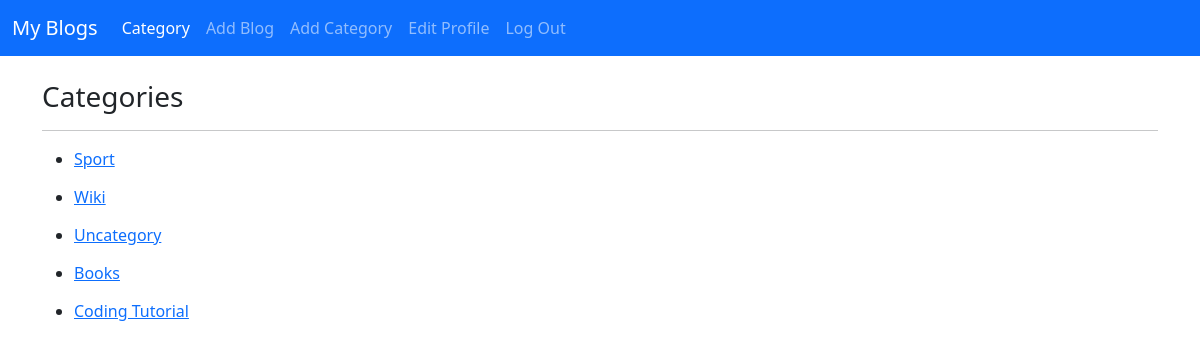
Page /category/ (signed in) on the committed database.
### user/models.py (models this page shows, shortened)
class Category(models.Model):
    name=models.CharField(max_length=255)
    def __str__(self):
        return self.name

### user/views.py (the view)
# urls.py: path('category/',CategoryListView.as_view(),name='categoryList'),
class CategoryListView(ListView):
    model = Category
    template_name='categorylist.html'

### user/templates/categorylist.html (shortened to what this page needs)
{% extends 'base.html'%}
{% block content%}
<!DOCTYPE html>
<html>
<head>
</head>
<body>
	<h3>Categories</h3>
	<hr>
{% for i in object_list %}
<ul>
	<li>
		<h6>
		 <a href="{% url 'category' i%}">
			{{i}}
		</a>
	</h6>
	</li>
</ul>
{% endfor %}
</body>
</html>
{% endblock %}

### rows in the picture
Category: name "Sport"
Category: name "Wiki"
Category: name "Uncategory"
Category: name "Books"
Category: name "Coding Tutorial"
